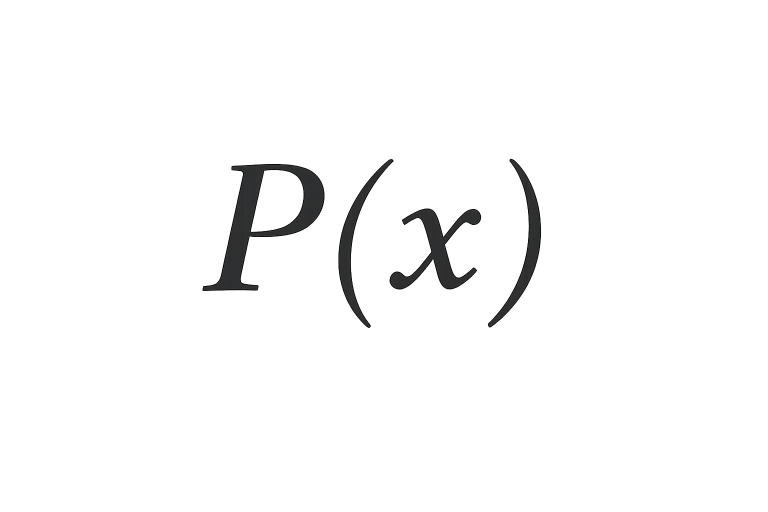
#> input picture px.png, 1536 x 1024 px (shown at 1/2 size); its folder holds 7 pictures in this run
$ python 'Projet InfoProg.py'
#> lines starting #> are read from the running program, lines starting #| are printed output that depends on the picture
from math import *
from matplotlib.backends.backend_tkagg import FigureCanvasTkAgg
import matplotlib.pyplot as plt
import numpy as np


class Polynome:
    """ définition d'un polynôme avec des coefficients réels"""
    #Polynome([[deg, coeff]])

    def __init__(self, L =[]):
        """ Définit la façon dont se structure un élément de la classe polynôme. L est une liste de couples [degré, coefficient]"""
        self.termes = L


    def __repr__(self):
        """permet d'afficher tous les résultats de la même façon, sous forme d'une chaîne de caractères"""
        return self.__str__()


    # [702 lines left out: functions __str__, point, horner, __add__, __sub__, __mul__ and 13 more, not called in this run]


  #INTERFACE

from tkinter import*
from tkinter import ttk
import tkinter as tk
import matplotlib as mpl
import matplotlib.pyplot as plt
from sympy import *


#création de la fenêtre principale
fenetre = Tk()  #création d'une fenêtre graphique principale en utilisant la bibliothèque tkinter
fenetre.title('Polynome')
fenetre.geometry("1500x650")
fenetre.configure(bg = 'beige')

#espace pour rentrer les polynômes
polynome1=StringVar()
P1 = ttk.Entry(textvariable=polynome1)
polynome2=StringVar()
P2 = ttk.Entry(textvariable=polynome2)


#case résultat
resultat = StringVar()
label_resultat = Label(fenetre, textvariable=resultat,width=50)

#définition des programmes
# [285 lines left out: functions addition, soustraction, hornerPoint, multiplication, multiReel, racine2 and 11 more, not called in this run]


#Création des boutons et de la fenêtre graphique
cadre=tk.Label(fenetre,borderwidth=4,relief="ridge", bg ='beige',padx=415,pady=150)
boutonA= Button(fenetre, text = "Addition \n " ,width=20 ,command=addition, bg = 'MediumOrchid1')
boutonS= Button(fenetre, text = "Soustraction \n ",width=20,command=soustraction, bg = 'MediumOrchid1')
boutonP = Button(fenetre, text = "Cacul pour une \n valeur de x" ,width=20  ,command=hornerPoint, bg = 'MediumPurple2')
boutonM = Button(fenetre, text = "Multiplication \n de 2 polynômes", width=20  ,command=multiplication, bg = 'MediumOrchid1')
boutonMx = Button(fenetre, text = "Multiplication \n par un réel", width=20 ,command=multiReel, bg = 'MediumPurple2')
boutonR2 = Button(fenetre, text = "Racines d'un polynôme \n de 2nd degré", width=20  ,command=racine2, bg = 'MediumPurple2')
boutonRev = Button(fenetre, text = "Racines évidentes \n " , width=20 ,command=evRacine, bg = 'MediumPurple2')
boutonD = Button(fenetre, text = "Division \n Quotient, Reste", width=20  ,command=division, bg = 'MediumOrchid1')
boutonIn = Button(fenetre, text = "Primitive \n ", width=20  ,command=primitiver, bg = 'MediumPurple2')
boutonDe = Button(fenetre, text = "Dérivée \n ", width=20  ,command=derivation, bg = 'MediumPurple2')
boutonSt = Button(fenetre, text = "Sturm \n ", width=20  ,command=Sturmm, bg = 'MediumPurple2')
boutonPg = Button(fenetre, text = "Pgcd \n ", width=20  ,command=pgcdd, bg = 'MediumOrchid1')
boutonDerSuc = Button(fenetre, text = "Dérivée successive \n ", width=20  ,command=DerSucc, bg = 'MediumPurple2')
boutonBezout = Button(fenetre, text = "Bézout \n Pol 1, Pol 2 ", width=20  ,command=bezoutt, bg = 'MediumOrchid1')
boutonPpcm = Button(fenetre, text = "Ppcm \n ", width=20  ,command=ppcmm, bg = 'MediumOrchid1')
boutonBairstow = Button(fenetre, text = "Bairstow \n ", width=20  ,command=bairstow, bg = 'MediumPurple2')
boutonIntégration = Button(fenetre, text = "Intégrale \n ", width=20  ,command=integrale, bg = 'MediumPurple2')

frame_graph = Frame(fenetre, width=350, height=250)


#Affichage des boutons et des espaces d'entrée
cadre.place(x=415,y=100)
P1.place(x=30,y=130)
P2.place(x=30,y=190)
label_resultat.place(x=500,y=450)

boutonP.place(x=480,y=120)
boutonA.place(x=480,y=170)
boutonM.place(x=480,y=220)
boutonR2.place(x=480,y=270)
boutonIn.place(x=480,y=320)
boutonPg.place(x = 480, y = 370)

boutonS.place(x=680,y=170)
boutonMx.place(x=680,y=220)
boutonRev.place(x=680,y=270)
boutonDe.place(x=680,y=320)
boutonPpcm.place(x = 680, y = 370)

boutonD.place(x=880,y=220)
boutonSt.place(x = 880, y = 270)
boutonDerSuc.place(x = 880, y = 320)
boutonBezout.place(x = 880, y = 370)

boutonBairstow.place(x = 1080, y = 270)
boutonIntégration.place(x = 1080, y = 320)

frame_graph.place(x=30, y=350)


#Zone de texte
tk.Label(text="Manipulation de Polynômes",fg='turquoise', bg='beige', font=('arial',20)).place(x=550,y=10)
tk.Label(text="Polynôme 1 sous la forme [[degrés,coefficient]]",bg='beige',font=('arial',12)).place(x=30,y=110)
tk.Label(text="Polynôme 2 sous la forme [[degrés,coefficient]] ", justify="left",bg='beige',font=('arial',12)).place(x=30,y=160)
tk.Label(text="Résultat : ",fg='turquoise', bg='beige', font=('arial',15)).place(x=450,y=450)
tk.Label(text=" Opérations ",fg='turquoise', bg='beige', font=('arial',15)).place(x=450,y=85)
tk.Label(text="Graphique :",fg='turquoise',bg='beige',font=('arial',15)).place(x=30,y=325)

#Légende pour la couleur des boutons
tk.Label(fenetre, text="●", fg="MediumPurple2", bg="beige").place(x=1150, y=110)
tk.Label(fenetre, text="1 polynôme", bg="beige").place(x=1165, y=110)

tk.Label(fenetre, text="●", fg="MediumOrchid1", bg="beige").place(x=1150, y=130)
tk.Label(fenetre, text="2 polynômes", bg="beige").place(x=1165, y=130)

#Graphique
canvas_graph = None                              #au début aucun graphique n'est affiché
# [29 lines left out: functions afficher_graphique, convertir_sympy, not called in this run]


from matplotlib.backends.backend_tkagg import FigureCanvasTkAgg

canvas_latex = None       #contient le dernier affichage LaTeX, au début il n'y en a aucun

# [82 lines left out: functions afficher_latex, afficher_latex_division, afficher_latex_racinesEV, pas_de_graphique, not called in this run]


#Image pour les opérations
from PIL import Image, ImageTk

img = Image.open("px.png")      #charge l'image dans Python
#> img is the input picture: PIL image 1536x1024 RGBA; mean R, G, B, A 70.9, 71, 71.2, 6.8
img = img.resize((50, 40))      #définit la taille de l'image (largeur,hauteur)
#> img: PIL image 50x40 RGBA
photo = ImageTk.PhotoImage(img) #convertit l'image dans un format que tkinter sait afficher
label = tk.Label(fenetre, image=photo,bg='beige')
label.place(x=425,y=130)

img1 = Image.open("+ et -.png")
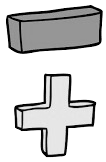
#> input picture + et -.png, 106 x 162 px
#> img1 is the input picture: PIL image 106x162 RGBA; mean R, G, B, A 61.9, 61.9, 61.9, 110.3
img1 = img1.resize((30, 40))
#> img1: PIL image 30x40 RGBA
photo1 = ImageTk.PhotoImage(img1)
label1 = tk.Label(fenetre, image=photo1,bg='beige')
label1.place(x=430,y=170)

img2 = Image.open("x et div.png")
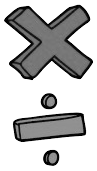
#> input picture x et div.png, 97 x 171 px
#> img2 is the input picture: PIL image 97x171 RGBA; mean R, G, B, A 32.5, 32.5, 32.5, 95
img2 = img2.resize((30, 40))
#> img2: PIL image 30x40 RGBA
photo2 = ImageTk.PhotoImage(img2)
label2 = tk.Label(fenetre, image=photo2,bg='beige')
label2.place(x=430,y=220)

img3 = Image.open("racine.png")
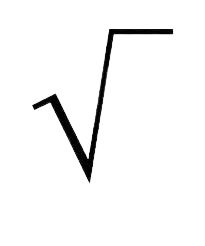
#> input picture racine.png, 205 x 246 px
#> img3 is the input picture: PIL image 205x246 RGBA; mean R, G, B, A 1.9, 1.9, 1.9, 9.6
img3 = img3.resize((30, 30))
#> img3: PIL image 30x30 RGBA
photo3 = ImageTk.PhotoImage(img3)
label3 = tk.Label(fenetre, image=photo3,bg='beige')
label3.place(x=430,y=280)

img4 = Image.open("inté.png")
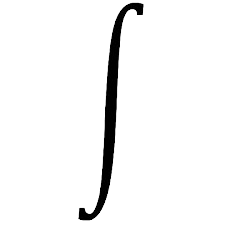
#> input picture inté.png, 225 x 225 px
#> img4 is the input picture: PIL image 225x225 RGBA; mean R, G, B, A 1.8, 1.8, 1.8, 11.8
img4 = img4.resize((30, 30))
#> img4: PIL image 30x30 RGBA
photo4 = ImageTk.PhotoImage(img4)
label4 = tk.Label(fenetre, image=photo4,bg='beige')
label4.place(x=420,y=330)

img5 = Image.open("d dx.png")
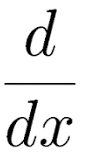
#> input picture d dx.png, 85 x 160 px
#> img5 is the input picture: PIL image 85x160 RGBA; mean R, G, B, A 0.7, 0.7, 0.7, 21.7
img5 = img5.resize((30, 30))
#> img5: PIL image 30x30 RGBA
photo5 = ImageTk.PhotoImage(img5)
label5 = tk.Label(fenetre, image=photo5,bg='beige')
label5.place(x=445,y=330)

img6 = Image.open("engrenage.png")
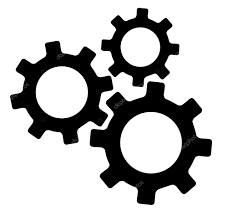
#> input picture engrenage.png, 233 x 216 px
#> img6 is the input picture: PIL image 233x216 RGBA; mean R, G, B, A 0.4, 0.4, 0.4, 63.6
img6 = img6.resize((30, 20))
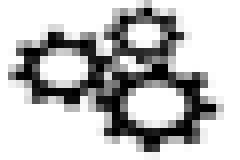
#> img6: PIL image 30x20 RGBA (shown 8 times larger); mean R, G, B, A 0.5, 0.5, 0.5, 64.2; transparent parts drawn white
photo6 = ImageTk.PhotoImage(img6)
label6 = tk.Label(fenetre, image=photo6,bg='beige')
label6.place(x=430,y=380)
